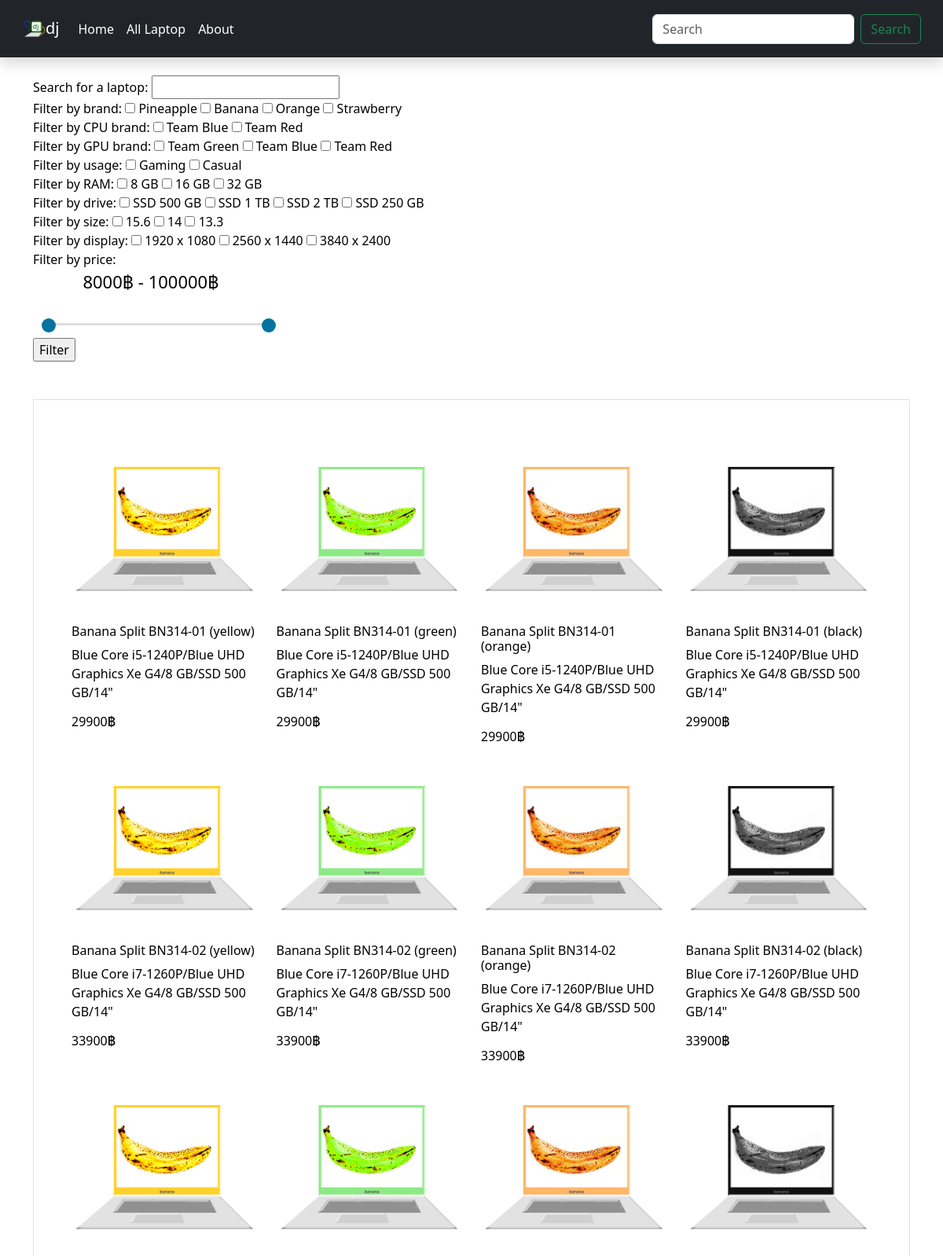
/productlist/?brand=2 (upper part), run on the app's committed database.
### store/models.py (models this page shows, shortened)
class Brand(models.Model):
	title = models.CharField(max_length=20, unique=True)
	image = models.ImageField(upload_to='static/img/laptopbrand/')

class CPUBrand(models.Model):
	title = models.CharField(max_length=20, unique=True)
	image = models.ImageField(upload_to='static/img/cpubrand/')
	teamcolor = models.CharField(max_length=20, unique=True)

class GPUBrand(models.Model):
	title = models.CharField(max_length=20, unique=True)
	image = models.ImageField(upload_to='static/img/gpubrand/')
	teamcolor = models.CharField(max_length=20, unique=True)

class Usage(models.Model):
	title = models.CharField(max_length=20, unique=True)
	image = models.ImageField(upload_to='static/img/usage/')

class LaptopRam(models.Model):
	title = models.CharField(max_length=10, unique=True, default='8 GB')
	def __str__(self):
		return self.title

class LaptopDrive(models.Model):
	title = models.CharField(max_length=10, unique=True, default='SSD 500 GB')
	def __str__(self):
		return self.title

class LaptopSize(models.Model):
	title = models.CharField(max_length=10, unique=True, default='15.6')
	def __str__(self):
		return self.title

class LaptopDisplay(models.Model):
	title = models.CharField(max_length=20, unique=True, default='1920 x 1080')

class Laptop(models.Model):
	title = models.CharField(max_length=100, unique=True)
	img = models.ForeignKey(LaptopImage, on_delete = models.CASCADE)
	usage = models.ForeignKey(Usage, on_delete = models.CASCADE)
	brand = models.ForeignKey(Brand, on_delete = models.CASCADE)
	cpubrand = models.ForeignKey(CPUBrand, on_delete = models.CASCADE)
	cpu = models.ForeignKey(CPU, on_delete = models.CASCADE)
	gpubrand = models.ForeignKey(GPUBrand, on_delete = models.CASCADE)
	gpu = models.ForeignKey(GPU, on_delete = models.CASCADE)
	ram = models.ForeignKey(LaptopRam, on_delete = models.CASCADE)
	drive = models.ForeignKey(LaptopDrive, on_delete = models.CASCADE)
	size = models.ForeignKey(LaptopSize, on_delete = models.CASCADE)
	disp = models.ForeignKey(LaptopDisplay, on_delete = models.CASCADE)
	price = models.IntegerField(default = 10000)
	readyforsell = models.BooleanField(default = True)
	def __str__(self):
		return self.title
	def admin_photo(self):
		return mark_safe('<img src="{}" width="100" height="100" />'.format(self.img.image.url))
	admin_photo.short_description = 'Image'
	admin_photo.allow_tags = True

class LaptopImage(models.Model):
	title = models.CharField(max_length=100, unique=True)
	image = models.ImageField(upload_to='static/img/laptop/')

class CPU(models.Model):
	title = models.CharField(max_length=100, unique=True)
	def __str__(self):
		return self.title

class GPU(models.Model):
	title = models.CharField(max_length=100, unique=True)
	def __str__(self):
		return self.title

### store/views.py (the view)
# urls.py: path('productlist/', views.product_list, name = 'product_list'),
def product_list(request):
    title = request.GET.get('title')
    selected_brands = request.GET.getlist('brand')
    selected_cpubrands = request.GET.getlist('cpubrand')
    selected_gpubrands = request.GET.getlist('gpubrand')
    selected_usages = request.GET.getlist('usage')
    selected_rams = request.GET.getlist('ram')
    selected_drives = request.GET.getlist('drive')
    selected_sizes = request.GET.getlist('size')
    selected_displays = request.GET.getlist('disp')
    min_price = request.GET.get('min_price')
    max_price = request.GET.get('max_price')
    laptops = Laptop.objects.all()
    if title:
        laptops = laptops.filter(title__icontains=title)
    if selected_brands:
        laptops = laptops.filter(brand__pk__in=selected_brands)
    if selected_cpubrands:
        laptops = laptops.filter(cpubrand__pk__in=selected_cpubrands)
    if selected_gpubrands:
        laptops = laptops.filter(gpubrand__pk__in=selected_gpubrands)
    if selected_usages:
        laptops = laptops.filter(usage__pk__in=selected_usages)
    if selected_rams:
        laptops = laptops.filter(ram__pk__in=selected_rams)
    if selected_drives:
        laptops = laptops.filter(drive__pk__in=selected_drives)
    if selected_sizes:
        laptops = laptops.filter(size__pk__in=selected_sizes)
    if selected_displays:
        laptops = laptops.filter(display__pk__in=selected_displays)
    if min_price or max_price:
        laptops = laptops.filter(price__gte=min_price, price__lte=max_price)
    brands = Brand.objects.all()
    cpubrands = CPUBrand.objects.all()
    gpubrands = GPUBrand.objects.all()
    usages = Usage.objects.all()
    rams = LaptopRam.objects.all()
    drives = LaptopDrive.objects.all()
    sizes = LaptopSize.objects.all()
    displays = LaptopDisplay.objects.all()
    context = {
        'laptops': laptops,
        'brands': brands,
        'cpubrands': cpubrands,
        'gpubrands': gpubrands,
        'usages': usages,
        'rams': rams,
        'drives': drives,
        'sizes': sizes,
        'displays': displays,
    }
    return render(request, 'productlist.html', context)

### templates/productlist.html (shortened to what this page needs)
<!DOCTYPE html>
{% load static %}
<html>
<head>
	<link href="https://cdn.jsdelivr.net/npm/bootstrap@5.3.0-alpha1/dist/css/bootstrap.min.css" rel="stylesheet">
	<link rel="stylesheet" href="{% static '/css/master.css' %}">
</head>
<body>
	<nav class="navbar fixed-top navbar-expand-lg navbar-dark bg-dark shadow p-md-3">
		<div class="container-fluid">
			<a class="navbar-brand" href="/"><img src="{% static '/img/base/dj.png' %}" alt="Logo" width="30" height="30" class="d-inline-block align-text-top">dj</a>
		<div class="collapse navbar-collapse" id="navbarTogglerDemo03">
				<ul class="navbar-nav me-auto mb-2 mb-lg-0">
					<li class="nav-item">
						<a class="nav-link active text-white" aria-current="page" href="/">Home</a>
					</li>
					<li class="nav-item">
						<a class="nav-link text-white" href="/productlist">All Laptop</a>
					</li>
					<li class="nav-item">
						<a class="nav-link text-white" href="/">About</a>
					</li>
				</ul>
				<form class="d-flex" role="search">
					<input class="form-control me-2" type="search" name="title" placeholder="Search" aria-label="Search">
					<button class="btn btn-outline-success" type="submit">Search</button>
				</form>
		</div>
	</nav>
	<br><br>
	<div class="filter-section">
		<div class="container my-5 d-grid gap-5">
			<form method="GET">
  			<label>Search for a laptop:</label>
  			<input type="text" name="title">
  			<br>
			  <label>Filter by brand:</label>
			  {% for brand in brands %}
			    <input type="checkbox" name="brand" value="{{ brand.pk }}"> {{ brand.title }}
			  {% endfor %}
			  <br>
			  <label>Filter by CPU brand:</label>
			  {% for cpubrand in cpubrands %}
			    <input type="checkbox" name="cpubrand" value="{{ cpubrand.pk }}"> {{ cpubrand.title }}
			  {% endfor %}
			  <br>
			  <label>Filter by GPU brand:</label>
			  {% for gpubrand in gpubrands %}
			    <input type="checkbox" name="gpubrand" value="{{ gpubrand.pk }}"> {{ gpubrand.title }}
			  {% endfor %}
			  <br>
			  <label>Filter by usage:</label>
			  {% for usage in usages %}
			    <input type="checkbox" name="usage" value="{{ usage.pk }}"> {{ usage.title }}
			  {% endfor %}
			  <br>
			  <label>Filter by RAM:</label>
			  {% for ram in rams %}
			    <input type="checkbox" name="ram" value="{{ ram.pk }}"> {{ ram.title }}
			  {% endfor %}
			  <br>
			  <label>Filter by drive:</label>
			  {% for drive in drives %}
			    <input type="checkbox" name="drive" value="{{ drive.pk }}"> {{ drive.title }}
			  {% endfor %}
			  <br>
			  <label>Filter by size:</label>
			  {% for size in sizes %}
			    <input type="checkbox" name="size" value="{{ size.pk }}"> {{ size.title }}
			  {% endfor %}
			  <br>
			  <label>Filter by display:</label>
			  {% for display in displays %}
			    <input type="checkbox" name="display" value="{{ display.pk }}"> {{ display.title }}
			  {% endfor %}
			  <br>
			  <label>Filter by price:</label>
			  <div class="slider">
			  	<div class="range-slider">
			  		<span class="rangeValues"></span>
			  		<input name="max_price" value="100000" min="8000" max="100000" step="500" type="range">
			  	</div>
			  </div>
				<input type="submit" value="Filter">
			</div>
		</div>
	<div class="product-list-section">
		<div class="container my-5 d-grid gap-5">
			<div class="p-5 border">
					<div class="col-md-12 pad-lr-5">
						<div class="row">
							{% for product in laptops %}
							<div class="col-md-3 col-sm-4 col-xs-6">
								<div class="product-img">
										<a href="/productdetail/?query={{product}}"><img src="/{{product.img.image}}" alt="{{product}}" style="width:100%;"></a>
								</div>
								<div class="product-body">
									<div class="col-md-12 pad-lr-5">
										<a href="/productdetail/?query={{product}}" style="color: black; text-decoration:none;"><h6>{{product}}</h6></a>
										<p>{{product.cpu}}/{{product.gpu}}/{{product.ram}}/{{product.drive}}/{{product.size}}" <br><h6>{{product.price}}฿</h6></p>
									</div>
								</div>
							</div>
							{% endfor %}
						</div>
					</div>
				</div>
			</div>
		</div>
</body>
</html>

### static/css/master.css (style rules this page uses)
body { background-color: white; font: arial; color: black; }
.slider { background-color: rgb(255, 255, 255); }
.range-slider { width: 300px; text-align: center; position: relative; padding-bottom: 20px; }
.range-slider .rangeValues { display: block; font-size: 22px; margin-bottom: 35px; }
input[type=range] { -webkit-appearance: none; border: 1px solid white; width: 300px; position: absolute; left: 10px; }

### data on the page
Brand: title "Pineapple"
Brand: title "Banana"
Brand: title "Orange"
Brand: title "Strawberry"
CPUBrand: title "Team Blue"
CPUBrand: title "Team Red"
GPUBrand: title "Team Green"
GPUBrand: title "Team Blue"
GPUBrand: title "Team Red"
Usage: title "Gaming"
Usage: title "Casual"
LaptopRam: title "8 GB"
LaptopRam: title "16 GB"
LaptopRam: title "32 GB"
LaptopDrive: title "SSD 500 GB"
LaptopDrive: title "SSD 1 TB"
LaptopDrive: title "SSD 2 TB"
LaptopDrive: title "SSD 250 GB"
LaptopSize: title "15.6"
LaptopSize: title "14"
LaptopSize: title "13.3"
LaptopDisplay: title "1920 x 1080"
LaptopDisplay: title "2560 x 1440"
LaptopDisplay: title "3840 x 2400"
Laptop: img.image (picture), title "Banana Split BN314-01 (yellow)", cpu "Blue Core i5-1240P", gpu "Blue UHD Graphics Xe G4", ram "8 GB", drive "SSD 500 GB", size "14", price "29900"
Laptop: img.image (picture), title "Banana Split BN314-01 (green)", cpu "Blue Core i5-1240P", gpu "Blue UHD Graphics Xe G4", ram "8 GB", drive "SSD 500 GB", size "14", price "29900"
Laptop: img.image (picture), title "Banana Split BN314-01 (orange)", cpu "Blue Core i5-1240P", gpu "Blue UHD Graphics Xe G4", ram "8 GB", drive "SSD 500 GB", size "14", price "29900"
Laptop: img.image (picture), title "Banana Split BN314-01 (black)", cpu "Blue Core i5-1240P", gpu "Blue UHD Graphics Xe G4", ram "8 GB", drive "SSD 500 GB", size "14", price "29900"
Laptop: img.image (picture), title "Banana Split BN314-02 (yellow)", cpu "Blue Core i7-1260P", gpu "Blue UHD Graphics Xe G4", ram "8 GB", drive "SSD 500 GB", size "14", price "33900"
Laptop: img.image (picture), title "Banana Split BN314-02 (green)", cpu "Blue Core i7-1260P", gpu "Blue UHD Graphics Xe G4", ram "8 GB", drive "SSD 500 GB", size "14", price "33900"
Laptop: img.image (picture), title "Banana Split BN314-02 (orange)", cpu "Blue Core i7-1260P", gpu "Blue UHD Graphics Xe G4", ram "8 GB", drive "SSD 500 GB", size "14", price "33900"
Laptop: img.image (picture), title "Banana Split BN314-02 (black)", cpu "Blue Core i7-1260P", gpu "Blue UHD Graphics Xe G4", ram "8 GB", drive "SSD 500 GB", size "14", price "33900"
Laptop: img.image (picture)
Laptop: img.image (picture)
Laptop: img.image (picture)
Laptop: img.image (picture)
